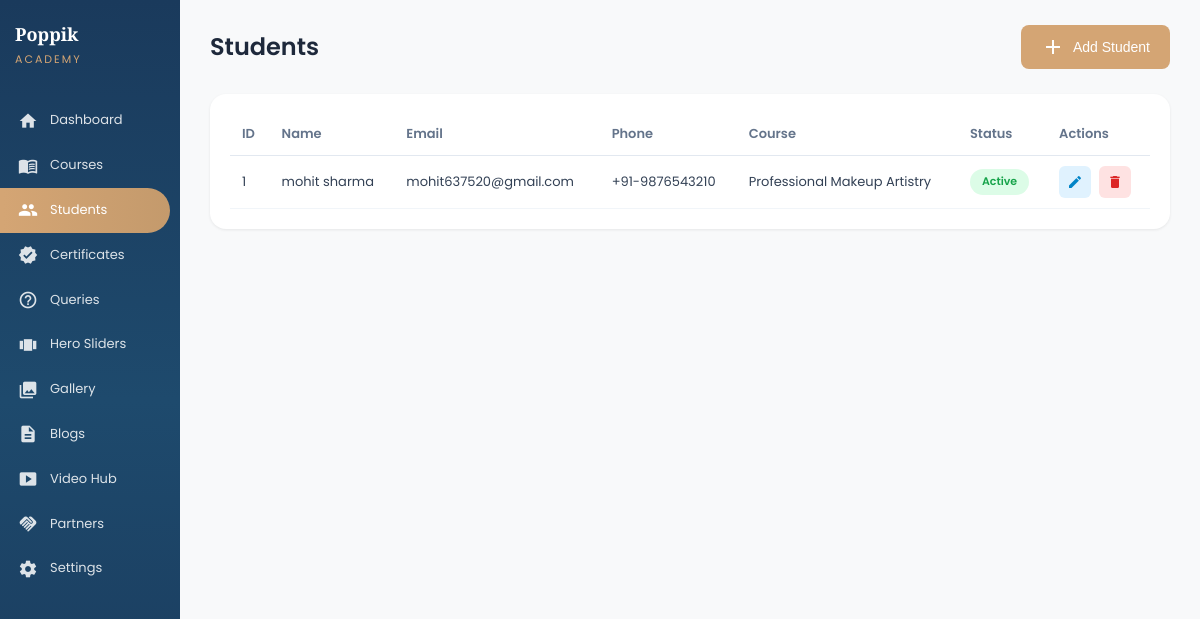
Page /php-admin/students.php on the committed database.
### tables this page shows
CREATE TABLE IF NOT EXISTS `students` (
  `id` INT PRIMARY KEY AUTO_INCREMENT,
  `name` VARCHAR(255) NOT NULL,
  `email` VARCHAR(255) NOT NULL,
  `phone` VARCHAR(50),
  `course_id` INT,
  `status` VARCHAR(50) DEFAULT 'Active',
  `created_at` DATETIME DEFAULT CURRENT_TIMESTAMP
);

CREATE TABLE IF NOT EXISTS `courses` (
  `id` INT PRIMARY KEY AUTO_INCREMENT,
  `name` VARCHAR(255) NOT NULL,
  `description` TEXT,
  `duration` VARCHAR(100),
  `category` VARCHAR(100),
  `status` VARCHAR(50) DEFAULT 'Active',
  `image` TEXT,
  `created_at` DATETIME DEFAULT CURRENT_TIMESTAMP
);

### php-admin/students.php (the view, shortened to what this page needs)
<?php
require_once 'config.php';
$students = $pdo->query("SELECT s.*, c.name as course_name FROM students s LEFT JOIN courses c ON s.course_id = c.id ORDER BY s.created_at DESC")->fetchAll();
include 'includes/header.php';
?>
<div class="page-header">
    <h1>Students</h1>
    <button class="btn btn-primary" onclick="openModal('addModal')">
        <span class="material-icons">add</span>
        Add Student
    </button>
</div>
<div class="content-card">
    <table class="data-table">
        <thead>
            <tr>
                <th>ID</th>
                <th>Name</th>
                <th>Email</th>
                <th>Phone</th>
                <th>Course</th>
                <th>Status</th>
                <th>Actions</th>
            </tr>
        </thead>
        <tbody>
            <?php if (empty($students)): ?>
                <tr><td colspan="7" class="no-data">No students yet</td></tr>
            <?php else: ?>
                <?php foreach ($students as $student): ?>
                    <tr>
                        <td><?= $student['id'] ?></td>
                        <td><?= htmlspecialchars($student['name']) ?></td>
                        <td><?= htmlspecialchars($student['email']) ?></td>
                        <td><?= htmlspecialchars($student['phone'] ?? '-') ?></td>
                        <td><?= htmlspecialchars($student['course_name'] ?? '-') ?></td>
                        <td><span class="status-badge <?= strtolower($student['status']) ?>"><?= $student['status'] ?></span></td>
                        <td class="actions">
                            <button class="action-btn edit" onclick="editStudent(<?= htmlspecialchars(json_encode($student)) ?>)">
                                <span class="material-icons">edit</span>
                            </button>
                            <form method="POST" style="display:inline;" onsubmit="return confirmDelete('Delete this student?')">
                                <button type="submit" class="action-btn delete">
                                    <span class="material-icons">delete</span>
                                </button>
                            </form>
                        </td>
                    </tr>
                <?php endforeach; ?>
            <?php endif; ?>
        </tbody>
    </table>
</div>
<?php include 'includes/footer.php'; ?>

### php-admin/assets/css/admin.css (style rules this page uses)
* { margin: 0; padding: 0; box-sizing: border-box; }
body { font-family: 'Poppins', sans-serif; background: #f8f9fa; color: #1e293b; line-height: 1.6; }
.page-header { display: flex; justify-content: space-between; align-items: center; margin-bottom: 25px; }
.page-header h1 { font-family: 'Poppins', sans-serif; font-size: 24px; font-weight: 600; color: #1e293b; margin: 0; }
.content-card { background: #fff; border-radius: 16px; padding: 20px; box-shadow: 0 1px 3px rgba(0, 0, 0, 0.08); }
.data-table { width: 100%; border-collapse: collapse; }
.data-table th, .data-table td { text-align: left; padding: 10px 12px; font-size: 13px; }
.data-table th { color: #64748b; font-weight: 600; border-bottom: 1px solid #e2e8f0; }
.data-table td { color: #334155; border-bottom: 1px solid #f1f5f9; }
.status-badge { display: inline-block; padding: 4px 12px; border-radius: 20px; font-size: 11px; font-weight: 600; text-transform: capitalize; }
.status-badge.active, .status-badge.issued { background: #dcfce7; color: #16a34a; }
.btn { display: inline-flex; align-items: center; gap: 8px; padding: 10px 20px; border-radius: 8px; font-size: 14px; font-weight: 500; cursor: pointer; border: none; transition: all 0.3s ease; text-decoration: none; }
.btn-primary { background: #D4A574; color: #fff; }
.actions { display: flex; gap: 8px; }
.action-btn { width: 32px; height: 32px; border: none; border-radius: 6px; cursor: pointer; display: flex; align-items: center; justify-content: center; transition: all 0.3s ease; }
.action-btn .material-icons { font-size: 16px; }
.action-btn.edit { background: #e0f2fe; color: #0284c7; }
.action-btn.delete { background: #fee2e2; color: #dc2626; }

### rows in the picture
students: id "1", name "mohit sharma", email "mohit637520@gmail.com", phone "+91-9876543210", course.name "Professional Makeup Artistry", status "Active"
